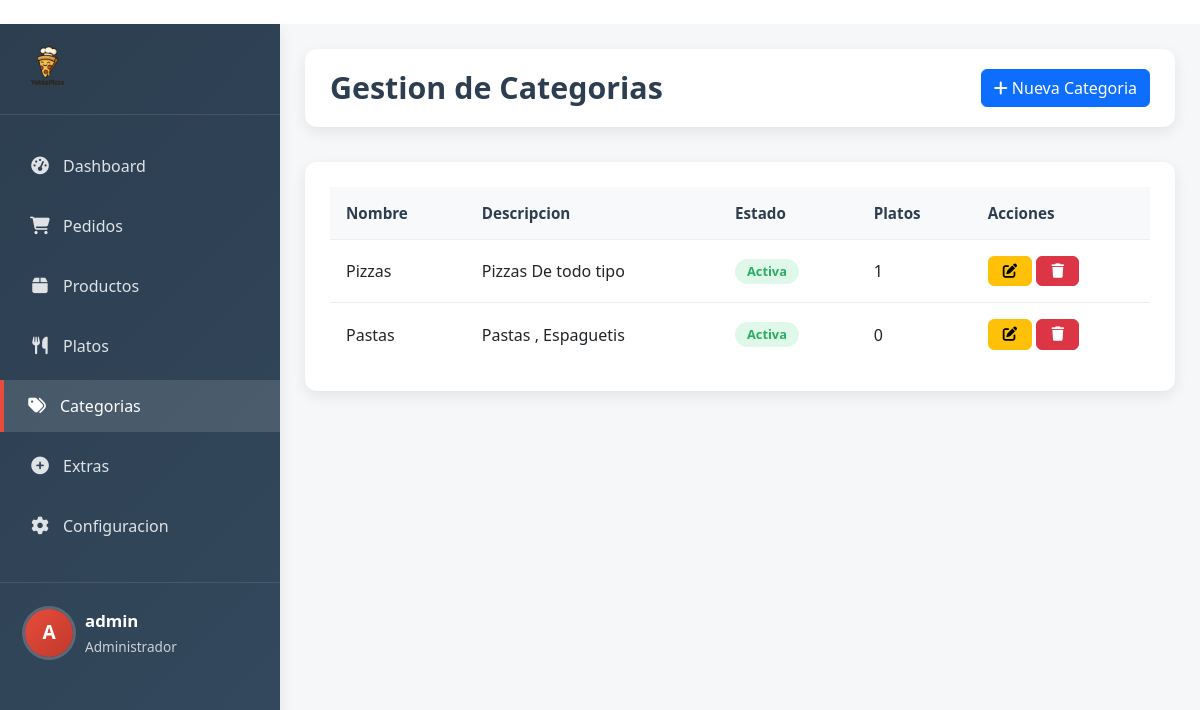
/admin/categorias (signed in), run on the app's committed database.
### app.py (models this page shows)
class Configuracion(db.Model):
    id = db.Column(db.Integer, primary_key=True)
    nombre_restaurante = db.Column(db.String(100), default="Mi Restaurante")
    telefono = db.Column(db.String(20), default="+1234567890")
    direccion = db.Column(db.String(200), default="Dirección del restaurante")
    logo = db.Column(db.String(200), default="logo.png")
    impuesto = db.Column(db.Float, default=0.0)
    max_extras = db.Column(db.Integer, default=5)

class Categoria(db.Model):
    id = db.Column(db.Integer, primary_key=True)
    nombre = db.Column(db.String(100), nullable=False)
    descripcion = db.Column(db.Text)
    activa = db.Column(db.Boolean, default=True)
    platos = db.relationship('Plato', backref='categoria_obj', lazy=True)

### app.py (the view)
@app.route('/admin/categorias')
@login_required
def admin_categorias():
    categorias = Categoria.query.all()
    config = Configuracion.query.first()
    if not config:
        config = Configuracion()
        db.session.add(config)
        db.session.commit()
    return render_template('admin/categorias.html', categorias=categorias,config=config)

### app.py (called while the page is built)
def login_required(f):
    @wraps(f)
    def decorated_function(*args, **kwargs):
        if 'user_id' not in session:
            return redirect(url_for('login'))
        return f(*args, **kwargs)
    return decorated_function

### templates/admin/categorias.html (shortened to what this page needs)
{% extends "admin/base.html" %}
{% block extra_css %}
<link rel="stylesheet" href="{{ url_for('static', filename='css/admin.css') }}">
{% endblock %}
{% block content %}
<div class="admin-container">
    {% include 'admin/sidebar.html' %}
    <div class="admin-main">
        <div class="admin-header">
            <h1 class="admin-title">Gestion de Categorias</h1>
            <div class="admin-actions">
                <a href="{{ url_for('nueva_categoria') }}" class="btn btn-primary">
                    <i class="fas fa-plus"></i> Nueva Categoria
                </a>
            </div>
        </div>
        <div class="admin-table-container">
            <table class="admin-table">
                <thead>
                    <tr>
                        <th>Nombre</th>
                        <th>Descripcion</th>
                        <th>Estado</th>
                        <th>Platos</th>
                        <th>Acciones</th>
                    </tr>
                </thead>
                <tbody>
                    {% for categoria in categorias %}
                    <tr>
                        <td>{{ categoria.nombre }}</td>
                        <td>{{ categoria.descripcion|truncate(50) }}</td>
                        <td>
                            {% if categoria.activa %}
                            <span class="badge badge-success">Activa</span>
                            {% else %}
                            <span class="badge badge-danger">Inactiva</span>
                            {% endif %}
                        </td>
                        <td>{{ categoria.platos|length }}</td>
                        <td>
                            <a href="{{ url_for('editar_categoria', categoria_id=categoria.id) }}" class="btn btn-sm btn-warning" title="Editar">
                                <i class="fas fa-edit"></i>
                            </a>
                            <form action="{{ url_for('eliminar_categoria', categoria_id=categoria.id) }}" method="POST" style="display: inline;">
                                <button type="submit" class="btn btn-sm btn-danger" title="Eliminar" onclick="return confirm('Estas seguro de eliminar esta categoria?')">
                                    <i class="fas fa-trash"></i>
                                </button>
                            </form>
                        </td>
                    </tr>
                    {% else %}
                    <tr>
                        <td colspan="5" class="text-center">No hay categorias registradas</td>
                    </tr>
                    {% endfor %}
                </tbody>
            </table>
        </div>
    </div>
</div>
{% endblock %}

### templates/admin/sidebar.html (shortened to what this page needs)
<div class="admin-sidebar">
    <div class="admin-brand">
        <img src="{% if config.logo %}{{ url_for('uploaded_file', filename=config.logo) }}{% else %}{{ url_for('static', filename='images/logo.png') }}{% endif %}" alt="Logo">
    </div>
    <ul class="admin-menu">
        <li><a href="{{ url_for('admin_panel') }}" class="{% if request.endpoint == 'admin_panel' %}active{% endif %}"><i class="fas fa-tachometer-alt"></i> <span>Dashboard</span></a></li>
        <li><a href="{{ url_for('admin_pedidos') }}" class="{% if request.endpoint == 'admin_pedidos' or request.endpoint == 'ver_pedido' %}active{% endif %}"><i class="fas fa-shopping-cart"></i> <span>Pedidos</span></a></li>
        <li><a href="{{ url_for('admin_productos') }}" class=""><i class="fas fa-box"></i> <span>Productos</span></a></li>
        <li><a href="{{ url_for('admin_platos') }}" class=""><i class="fas fa-utensils"></i> <span>Platos</span></a></li>
        <li><a href="{{ url_for('admin_categorias') }}" class="{% if request.endpoint == 'admin_categorias' or request.endpoint == 'nueva_categoria' or request.endpoint == 'editar_categoria' %}active{% endif %}"><i class="fas fa-tags"></i> <span>Categorias</span></a></li>
        <li><a href="{{ url_for('admin_extras') }}" class=""><i class="fas fa-plus-circle"></i> <span>Extras</span></a></li>
        <li><a href="{{ url_for('admin_configuracion') }}" class="{% if request.endpoint == 'admin_configuracion' %}active{% endif %}"><i class="fas fa-cog"></i> <span>Configuracion</span></a></li>
    </ul>
    <div class="admin-user">
        <div class="admin-user-info">
            <div class="admin-user-avatar">
                {{ session.username[0]|upper }}
            </div>
            <div class="admin-user-details">
                <div class="admin-user-name">{{ session.username }}</div>
                <div class="admin-user-role">Administrador</div>
            </div>
        </div>
    </div>
</div>

### static/css/admin.css (style rules this page uses)
:root { --primary-color: #e74c3c; --primary-light: #ffebe9; --primary-dark: #c0392b; --secondary-color: #3498db; --success-color: #27ae60; --warning-color: #f39c12; --danger-color: #e74c3c; --dark-color: #2c3e50; --dark-light: #34495e; --gray-color: #7f8c8d; --gray-light: #ecf0f1; --text-dark: #2d3436; --text-light: #ffffff; --shadow: 0 5px 15px rgba(0, 0, 0, 0.08); --shadow-hover: 0 8px 25px rgba(0, 0, 0, 0.12); }
.admin-container { display: flex; min-height: 100vh; background-color: #f8f9fa; font-family: 'Segoe UI', Tahoma, Geneva, Verdana, sans-serif; }
.admin-sidebar { width: 280px; background: linear-gradient(135deg, var(--dark-color) 0%, var(--dark-light) 100%); color: var(--text-light); padding: 20px 0; position: fixed; height: 100vh; overflow-y: auto; box-shadow: var(--shadow); z-index: 1000; transition: all 0.3s ease; }
.admin-brand { padding: 0 25px 25px; border-bottom: 1px solid rgba(255, 255, 255, 0.1); margin-bottom: 25px; display: flex; align-items: center; }
.admin-brand img { height: 45px; margin-right: 12px; border-radius: 6px; }
.admin-menu { list-style: none; padding: 0; margin: 0; }
.admin-menu li { margin-bottom: 8px; }
.admin-menu a { display: flex; align-items: center; padding: 14px 25px; color: rgba(255, 255, 255, 0.85); text-decoration: none; transition: all 0.3s ease; border-left: 4px solid transparent; font-weight: 500; }
.admin-menu a:hover, .admin-menu a.active { background-color: rgba(255, 255, 255, 0.12); color: var(--text-light); border-left-color: var(--primary-color); padding-left: 22px; }
.admin-menu i { width: 22px; margin-right: 12px; text-align: center; font-size: 1.1rem; }
.admin-user { padding: 25px; border-top: 1px solid rgba(255, 255, 255, 0.1); margin-top: 30px; }
.admin-user-info { display: flex; align-items: center; }
.admin-user-avatar { width: 48px; height: 48px; border-radius: 50%; background: linear-gradient(135deg, var(--primary-color), var(--primary-dark)); display: flex; align-items: center; justify-content: center; margin-right: 12px; font-weight: bold; color: white; font-size: 1.2rem; box-shadow: 0 0 0 3px rgba(255, 255, 255, 0.2); }
.admin-user-details { flex: 1; }
.admin-user-name { font-weight: 600; margin-bottom: 4px; font-size: 1.05rem; }
.admin-user-role { font-size: 0.85rem; color: rgba(255, 255, 255, 0.75); }
.admin-main { flex: 1; margin-left: 280px; padding: 25px; transition: all 0.3s ease; background-color: #f5f7f9; }
.admin-header { display: flex; justify-content: space-between; align-items: center; margin-bottom: 35px; background-color: white; padding: 20px 25px; border-radius: 12px; box-shadow: var(--shadow); }
.admin-title { font-size: 1.9rem; color: var(--dark-color); margin: 0; font-weight: 700; }
.admin-actions { display: flex; gap: 12px; }
.admin-table-container { background-color: white; border-radius: 12px; padding: 25px; box-shadow: var(--shadow); margin-bottom: 35px; overflow: hidden; }
.admin-table { width: 100%; border-collapse: separate; border-spacing: 0; }
.admin-table th, .admin-table td { padding: 16px; text-align: left; border-bottom: 1px solid #eee; }
.admin-table th { background-color: #f8f9fa; font-weight: 600; color: var(--dark-color); position: sticky; top: 0; font-size: 0.95rem; }
.admin-table tr:last-child td { border-bottom: none; }
.btn-sm { padding: 7px 14px; font-size: 0.9rem; border-radius: 6px; }
.badge { padding: 6px 12px; border-radius: 50px; font-size: 0.8rem; font-weight: 700; }
.badge-success { background-color: rgba(46, 204, 113, 0.15); color: #27ae60; }
.admin-table tr { animation: slideInLeft 0.4s ease; }
.admin-table tr:nth-child(1) { animation-delay: 0.05s; }
.admin-table tr:nth-child(2) { animation-delay: 0.1s; }

### templates/admin/base.html (style rules this page uses)
body { margin: 0; padding: 0; display: flex; flex-direction: column; min-height: 100vh; overflow-x: hidden; }

### data on the page
Configuracion: logo (picture)
Categoria: nombre "Pizzas", descripcion "Pizzas De todo tipo", activa "Activa", platos|length "1"
Categoria: nombre "Pastas", descripcion "Pastas , Espaguetis", activa "Activa", platos|length "0"

### other printed values
{{ session.username[0]|upper }} "A"
{{ session.username }} "admin"
